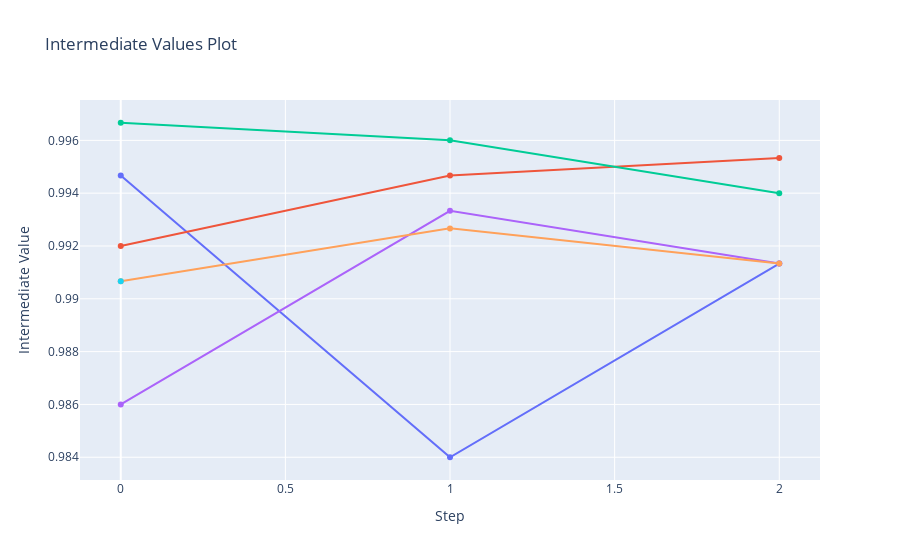

The cell this chart's notebook holds for it:
### Markdown cell above
#### Visualize the learning curves (Визуализация кривых обучения в ходе испытаний)

### Code cell
plot_intermediate_values(study)

### Figure 1 — Plotly figure (JSON) as saved in the notebook; plotly's stock layout.template omitted (floating-point values rounded to 4 significant figures)
{"data": [{"marker": {"maxdisplayed": 10}, "mode": "lines+markers", "name": "Trial0", "type": "scatter", "x": [0, 1, 2], "y": [0.9947, 0.984, 0.9913]}, {"marker": {"maxdisplayed": 10}, "mode": "lines+markers", "name": "Trial1", "type": "scatter", "x": [0, 1, 2], "y": [0.992, 0.9947, 0.9953]}, {"marker": {"maxdisplayed": 10}, "mode": "lines+markers", "name": "Trial2", "type": "scatter", "x": [0, 1, 2], "y": [0.9967, 0.996, 0.994]}, {"marker": {"maxdisplayed": 10}, "mode": "lines+markers", "name": "Trial3", "type": "scatter", "x": [0, 1, 2], "y": [0.986, 0.9933, 0.9913]}, {"marker": {"maxdisplayed": 10}, "mode": "lines+markers", "name": "Trial4", "type": "scatter", "x": [0, 1, 2], "y": [0.9907, 0.9927, 0.9913]}, {"marker": {"maxdisplayed": 10}, "mode": "lines+markers", "name": "Trial5", "type": "scatter", "x": [0], "y": [0.9907]}], "layout": {"autosize": true, "showlegend": false, "title": {"text": "Intermediate Values Plot"}, "xaxis": {"autorange": true, "range": [-0.1159, 2.116], "title": {"text": "Step"}, "type": "linear"}, "yaxis": {"autorange": true, "range": [0.983, 0.9977], "title": {"text": "Intermediate Value"}, "type": "linear"}}}
